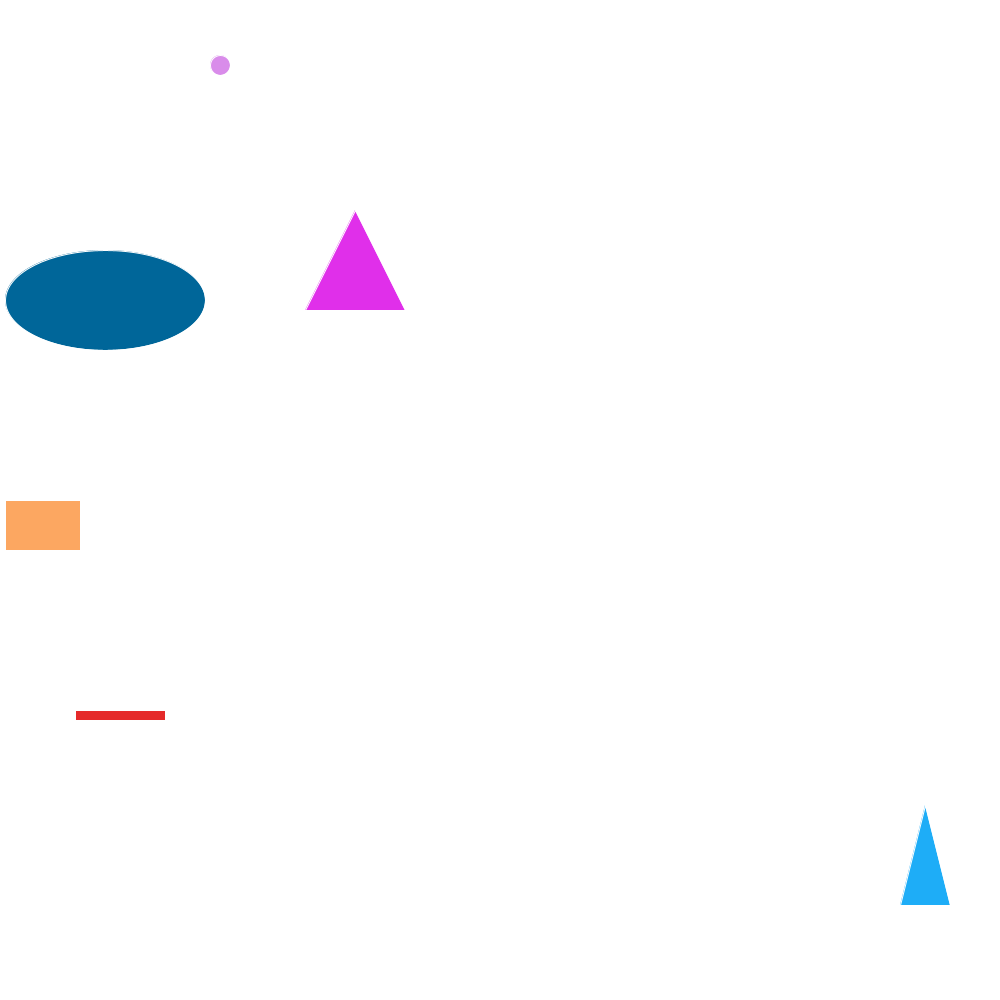
Frame 1 (no input)
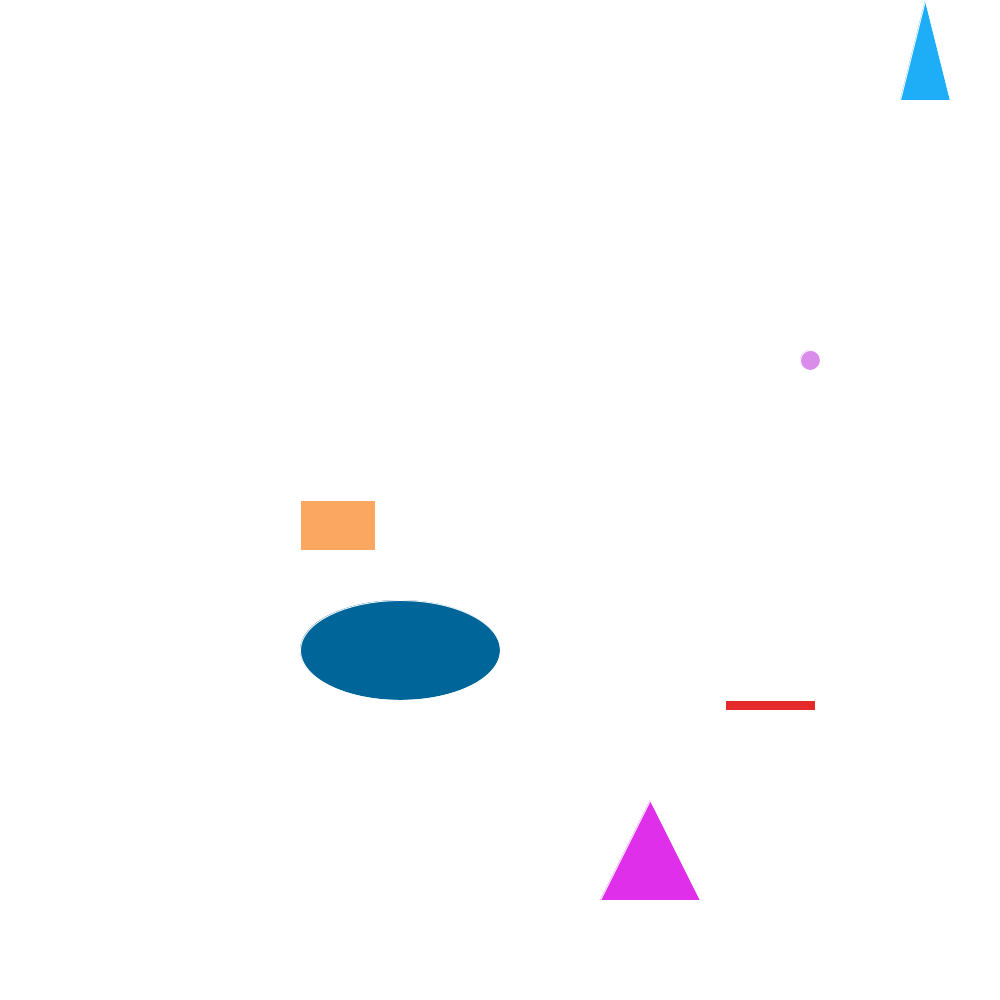
Frame 60 (the mouse pressed at the canvas centre just before this capture)
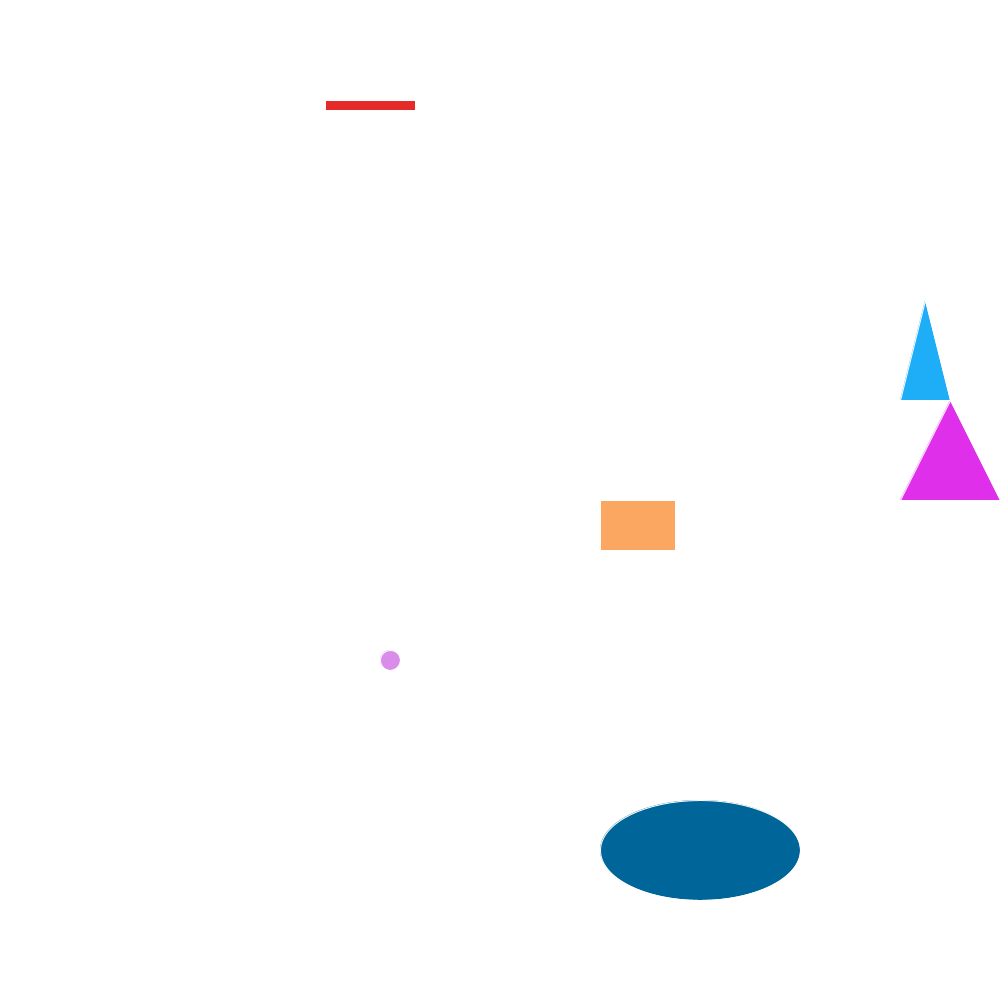
Frame 120 (the mouse held since frame 60 and released just before this capture)

The Processing sketch that drew these frames (run headless with seeded random() and noise(); from frame 60 on, the mouse is pressed at the canvas centre):

// Processing sketch: orderedChaosSketch
// ── orderedChaosSketch.pde

Rectangle r1;
Rectangle r2;

Ellipse e1;
Ellipse e2;

Triangle t1;
Triangle t2;

void setup() {
  
  //fullScreen();
  size(1000, 1000);
  background(255);
  stroke(255);
  fill(100, 100, 255);

  // Rectangle: color, xpos, ypos, width, height, xspeed, yspeed
  r1 = new Rectangle(#FCA761, 0, 500, 75, 50, 5, 0);
  r2 = new Rectangle(#E52A2A, 25, 700, 90, 10, 50, 10);

  // Ellipse generation

  e1 = new Ellipse(#006699, 0, 200, 200, 100, 5, 50);
  e2 = new Ellipse(#D98CEA, 200, 50, 20, 20, 10, 5);
  
  // Triangle generation
  
  t1 = new Triangle(#E02FEA, 300, 300, 100, 100, 5, 10);
  t2 = new Triangle(#1EADF7, 900, 900, 50, 100, 0, 5);
  
}

void draw() {

  background(255);
  
  r1.move();
  r1.display();
  //r1.pulse();
  
  r2.bounce();
  //r2.growOnBounce();
  r2.display();

  e1.bounce();
  e1.display();
  
  e2.move();
  e2.display();
  
  t1.bounce();
  t1.display();
  
  t2.move();
  t2.display();
  
  /*
  if (mousePressed) {
    
    r1.orderChaos();
    r2.orderChaos();
    e1.orderChaos();
    e2.orderChaos();
    t1.orderChaos();
    t2.orderChaos();
    println("Chaos ordered.");
    
    r1.stopShape();
    r2.stopShape();
    e1.stopShape();
    e2.stopShape();
    t1.stopShape();
    t2.stopShape();
    println("Stopped!");
    
    
  }
  */
    
}

// ── classes.pde
class Shape {

  color c;
  float xpos, ypos;

  int w, h;

  int xspeed, yspeed;

  int bounces = 0;

  Shape(color tempC, float tempXpos, 
    float tempYpos, int tempW, int tempH, int tempXspeed, int tempYspeed) {

    c = tempC;
    xpos = tempXpos;
    ypos = tempYpos;

    w = tempW;
    h = tempH;
    xspeed = tempXspeed;
    yspeed = tempYspeed;
  }



  void move() {
    xpos = xpos + xspeed;
    ypos = ypos + yspeed;

    if (xpos >= width + w) {
      xpos = 0;
    } else if (ypos >= height + h) {
      ypos = 0;
    }
  }

  void bounce() {
    xpos = xpos + xspeed;
    ypos = ypos + yspeed;
    if (xpos >= 1000 - w || xpos <= 0) {
      bounces += 1;
      xspeed = xspeed * (-1);
      println(toString() + "bounced off the wall, " + bounces + " bounces total.");
    } else if (ypos >= 1000 || ypos <= 0 + h) {
      yspeed = yspeed * (-1);
      bounces += 1;
      println(toString() + "bounced off the ceiling or floor, " + bounces + " bounces total.");
    }
  }

  void growOnBounce() {
  }

  void pulse() {

    int now = millis();
    int wait = 1000;

    w = w+15;
    h = h+50;

    if (millis()-now >= wait) {
      w = w-15;
      h = h-50;
      now = millis();
    }
  }


  /*
  void stopShape() {

    int xspeedprev = xspeed;
    int yspeedprev = yspeed;
    
    xspeed = 0;
    yspeed = 0;
    
    
    xspeed = int(random(-100,100));
    yspeed = int(random(-100,100));
    println(xspeed + " " + yspeed);
    
    
    delay(1000);
    
    xspeed = xspeedprev;
    yspeed = yspeedprev;
    
    
  }
  */
  
  void orderChaos() {
  
    int xspeedprev = xspeed;
    int yspeedprev = yspeed;
    
    xspeed = 0;
    yspeed = 0;
    
    line(xpos,ypos, 0, 0);
    println("Line drawn!");
    
  }
  
}

class Triangle extends Shape {

  Triangle(color c, float xpos, 
    float ypos, int w, int h, int xspeed, int yspeed) {
    super(c, xpos, ypos, w, h, xspeed, yspeed);
  }

  void display() {
    fill(c);

    beginShape();
    vertex(xpos, ypos);
    vertex(xpos + w, ypos);
    vertex(xpos + w/2, ypos - h);
    endShape(CLOSE);
  }
}

class Rectangle extends Shape {
  Rectangle(color c, float xpos, 
    float ypos, int w, int h, int xspeed, int yspeed) {
    super(c, xpos, ypos, w, h, xspeed, yspeed);
  }


  void display() {
    //rectMode(CENTER);
    fill(c);
    //rect(xpos, ypos, w, h);
    beginShape();
    vertex(xpos, ypos);
    vertex(xpos + w, ypos);
    vertex(xpos + w, ypos + h);
    vertex(xpos, ypos + h);
    endShape(CLOSE);
  }
}

class Ellipse extends Shape {
  Ellipse(color c, float xpos, 
    float ypos, int w, int h, int xspeed, int yspeed) {
    super(c, xpos, ypos, w, h, xspeed, yspeed);
  }

  void display() {
    fill(c);
    ellipseMode(CORNER);
    ellipse(xpos, ypos, w, h);
  }
}
